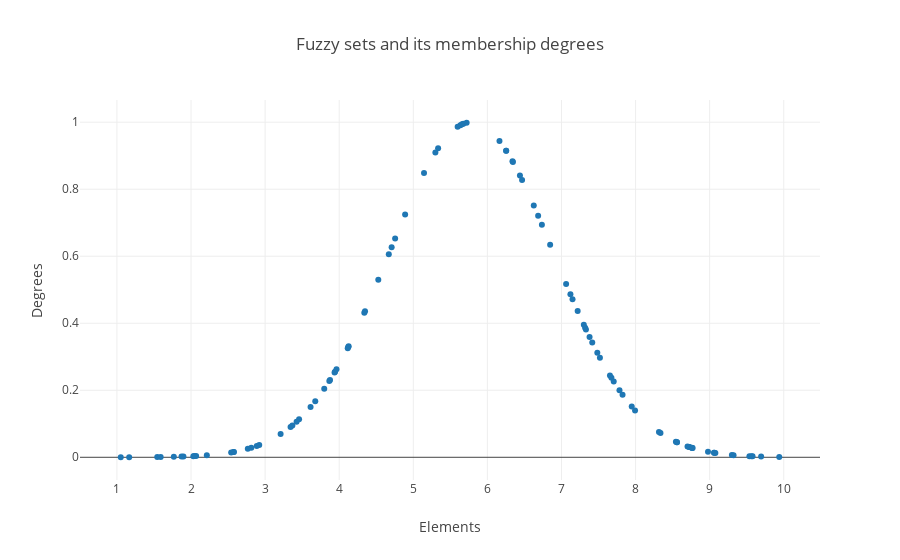

The notebook cell saved with this chart:
### Markdown cell above
For a better analysis on our data, we can plot our results. The library has built-in functions for this job, made with Plotly. Let's plot our previous results

### Code cell
from utils.plots import plot1D
from plotly.offline import init_notebook_mode

init_notebook_mode(connected=True)

plot1D(fs)
